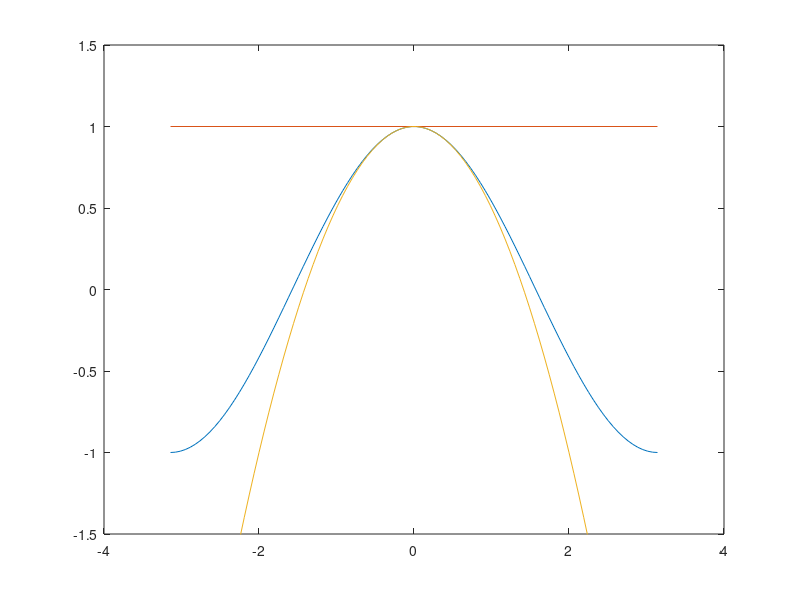

Recreate this plot in MATLAB.
% plots cos(x) and its Taylor polynomial approximations.
close all;
x = linspace(-pi, pi);
y = cos(x);
plot(x, y);
hold on;
% tangent line at x=0
plot( [-pi, pi], [1, 1]);

ylim([-1.5, 1.5])

% quadratic Taylor polynomial
p2 = 1 - (1/2)*x.^2;
plot(x, p2);
